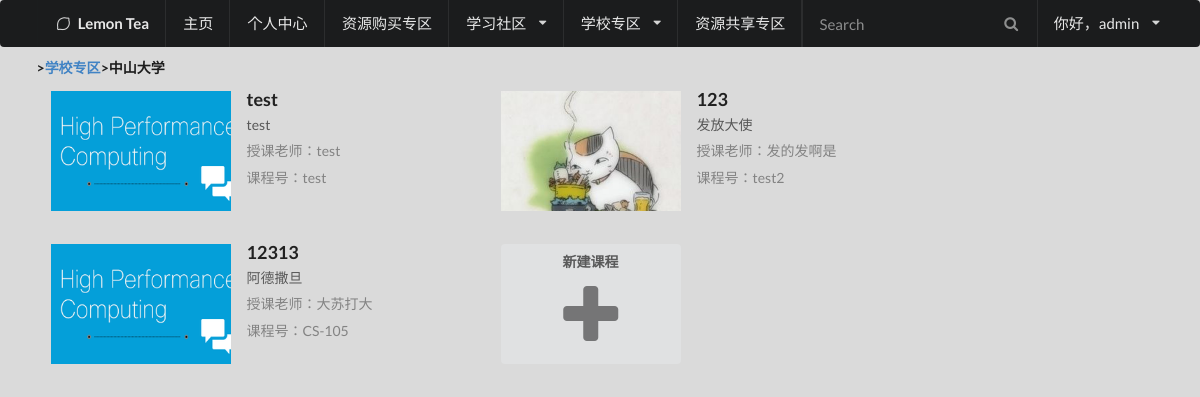
The page /college/1/ (signed in) on the database as committed earlier.
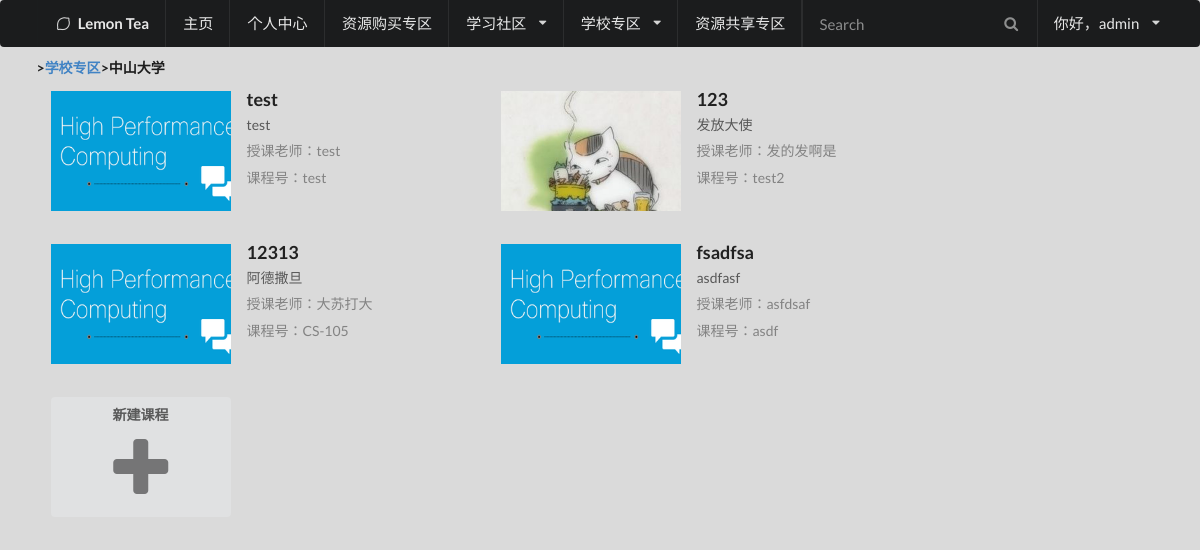
The same page on the database as committed later.
### LemonApp/models.py (models this page shows, shortened)
class Course(models.Model):
    college_id = models.ForeignKey(College, on_delete=models.CASCADE)
    creator_id = models.ForeignKey(Account, on_delete=models.CASCADE)
    course_order = models.IntegerField("课程编号", null=True)
    course_identifier = models.CharField("课程号", max_length=50)
    title = models.CharField("课程名称", max_length=50)
    image = models.ImageField("课程图片", upload_to="CoursePhoto/", null=True, default="CoursePhoto/default.png")
    description = models.TextField("课程介绍")
    teacher = models.CharField("授课老师", max_length=50)
    class Meta:
        unique_together = ("id", "college_id", "creator_id")
        db_table = "Course"

### LemonApp/views.py (the view)
# urls.py: url(r'^college/[0-9]+/$', views.courses, name='courses'),
def courses(request):
	college_list = College.objects.all()
	error_type = tips(request)
	if error_type > 0:
		return render(request,'tips.html', locals())
	path = request.path
	URL_list = path.split('/')
	college_id = int(URL_list[2])
	college = College.objects.filter(id=college_id)[0]
	CourseList = Course.objects.filter(college_id=college)
	return render(request,'courses.html', locals())

### LemonApp/templates/courses.html (shortened to what this page needs)
{% load static %}
<!DOCTYPE html>
<html>
<head>
    <link rel="stylesheet" type="text/css" href="{% static 'semantic.css' %}">
</head>
<body>
	{% include "HeaderMenu.html"%}
<div class = "ui main container">
  <h5 class="ui header">><a href="/colleges/">学校专区</a>>{{ college.name }}</h5>
<div class="ui two column doubling stackable grid container">
{% for course in CourseList %}
  <div class="column">
<div class="ui items">
  <div class="item">
    <div class="image">
      <a href="course/{{ course.id }}/"><img src= "/LemonApp/media/{{ course.image }}" style="height:120px;width:180px;object-fit:cover;"></a>
    </div>
    <div class="content">
      <a href="course/{{ course.id }}/" class="header">{{ course.title }}</a>
      <div class="meta">
        <span>{{ course.description }}</span>
      </div>
      <div class="extra">授课老师：{{ course.teacher }} </div>
      <div class="extra">课程号：{{ course.course_identifier }} </div>
    </div>
  </div>
</div>
  </div>
{% endfor %}
{% if request.user.permission >= 3 %}
<div class="column">
<div class="ui items">
  <div class="item">
    <div class="image">
      <a href="create_course/"><button class="ui button" style="height:120px;width:180px;object-fit:cover;"">新建课程<i class="plus icon" style="margin-left:28px;margin-top:40px;font-size:70px"></i></button></a>
    </div>
  </div>
</div>
  </div>
{% endif %}
  <div class="column">
  </div>
</div>
</div>
</body>
</html>

Rows that differ between the two databases and show on the page:
added Course: image (placeholder picture), title "fsadfsa", description "asdfasf", teacher "asfdsaf", course_identifier "asdf"
